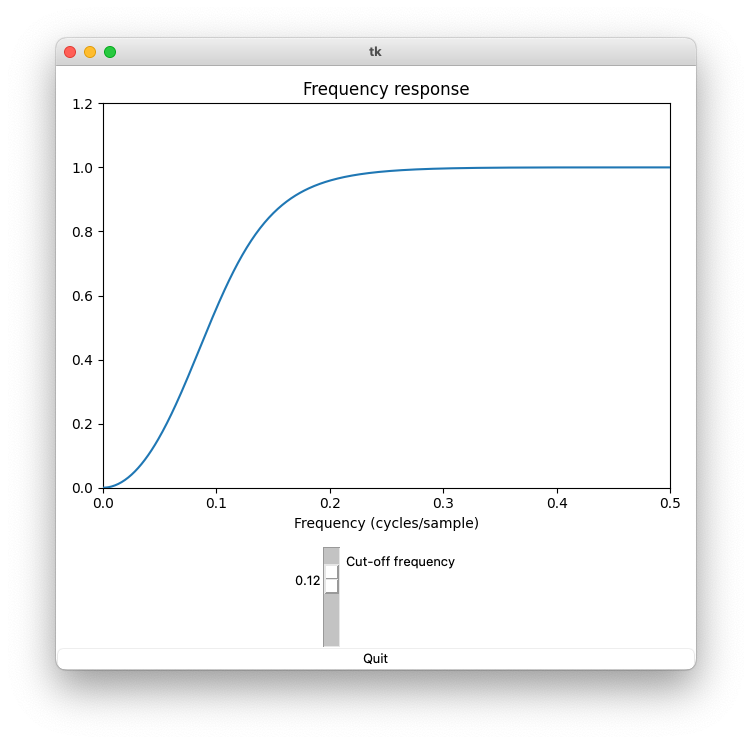

Python code for this plot:
# plot_play_microphone_filter_numpy_ver2_nopyplot.py

# This version plots the frequency response, but not the signal waveform

import pyaudio
import numpy as np
from scipy.signal import butter, lfilter, freqz
import matplotlib.figure
from matplotlib import animation

import tkinter as Tk    
from matplotlib.backends.backend_tkagg import FigureCanvasTkAgg

RATE = 8000
WIDTH = 2
CHANNELS = 1

# BLOCKLEN = 512
BLOCKLEN = 256    
# BLOCKLEN = 128
# BLOCKLEN = 64


# Update filter when slider is moved
def update_filter(event):
    global a, b
    global fc
    fc = cutoff_freq.get()
    # [b, a] = butter(ORDER, 2 * fc)
    [b, a] = butter(ORDER, 2 * fc, btype = 'high')
    [om, H] = freqz(b, a)
    
    line_freqresp.set_ydata(np.abs(H))
    # fig1.canvas.draw()

# DEFINE TKINTER ROOT

root = Tk.Tk()    # Define root before creating figure

# Cut-off frequency slider
cutoff_freq = Tk.DoubleVar()            # Define Tk variable
cutoff_freq.set(0.25)                   # Initilize
S_cutoff = Tk.Scale(root, label = 'Cut-off frequency',
        variable = cutoff_freq, from_ = 0.01, to = 0.49, resolution = 0.01,
        command = update_filter)

# Quit button
B_quit = Tk.Button(root, text = 'Quit', command = root.quit)

# Initialize filter for plotting
b = [0]
a = [1]
[om, H] = freqz(b, a)
f = om/(2 * np.pi)
ORDER = 2   # filter order
states = np.zeros(ORDER)

# DEFINE FIGURE

fig1 = matplotlib.figure.Figure()
ax_freqresp = fig1.add_subplot(1, 1, 1)
# fig1.set_size_inches((8, 8))  # (width, height)

# n = np.arange(BLOCKLEN)
output_block = np.zeros(BLOCKLEN)

[line_freqresp] = ax_freqresp.plot(f, np.abs(H))
ax_freqresp.set_xlim(0, 0.5)
ax_freqresp.set_ylim(0, 1.2)
ax_freqresp.set_title('Frequency response')
ax_freqresp.set_xlabel('Frequency (cycles/sample)')

fig1.tight_layout()


# Turn figure into a Tkinter widget
my_canvas = FigureCanvasTkAgg(fig1, master = root)
# fig1.canvas.draw()   # (optional ?)
C1 = my_canvas.get_tk_widget()   # canvas widget

# PLACE WIDGETS
C1.pack()
B_quit.pack(fill = Tk.X, side = Tk.BOTTOM)
S_cutoff.pack(side = Tk.TOP)

# Open the audio output stream
p = pyaudio.PyAudio()

PA_FORMAT = p.get_format_from_width(WIDTH)
stream = p.open(
    format = PA_FORMAT,
    channels = CHANNELS,
    rate = RATE,
    input = True,
    output = True,
    frames_per_buffer = BLOCKLEN)   # optional, but can help to reduce latency


def my_init():
    print('hello')
    # g1.set_xdata(range(BLOCKLEN))
    # ax1.set_ylim(-32000, 32000)
    # ax1.set_xlim(0, BLOCKLEN)
    # ax1.set_xlabel('Time (index)')
    # ax1.set_title('Signal')
    return (line_freqresp,)

output_block = np.zeros(BLOCKLEN)
MAXVALUE = 2**15-1

update_filter(None)

def my_update(i):

    global states

    # Get block of samples from audion input stream
    input_bytes = stream.read(BLOCKLEN, exception_on_overflow = False)

    # Convert binary data to number sequence (tuple)
    input_block = np.frombuffer(input_bytes, dtype = 'int16')

    # filtering
    [output_block, states] = lfilter(b, a, input_block, zi = states)

    signal_block = np.clip(output_block, -MAXVALUE, MAXVALUE)   
    # clips maximum value before converting to 16 bit integers

    # line_signal.set_ydata(output_block)
        
    # Convert output value to binary data
    # And write binary data to audio output stream
    stream.write(output_block.astype('int16').tobytes(), BLOCKLEN)

    return (line_freqresp,)


my_anima = animation.FuncAnimation(
    fig1,
    my_update,
    init_func = my_init,
    interval = 10,   # milliseconds (what happens if this is 200?)
    blit = True,
    cache_frame_data = False,
    repeat = False
)

Tk.mainloop()           # Start Tkinter (includes animation)

stream.stop_stream()
stream.close()
p.terminate()

print('* Finished')
